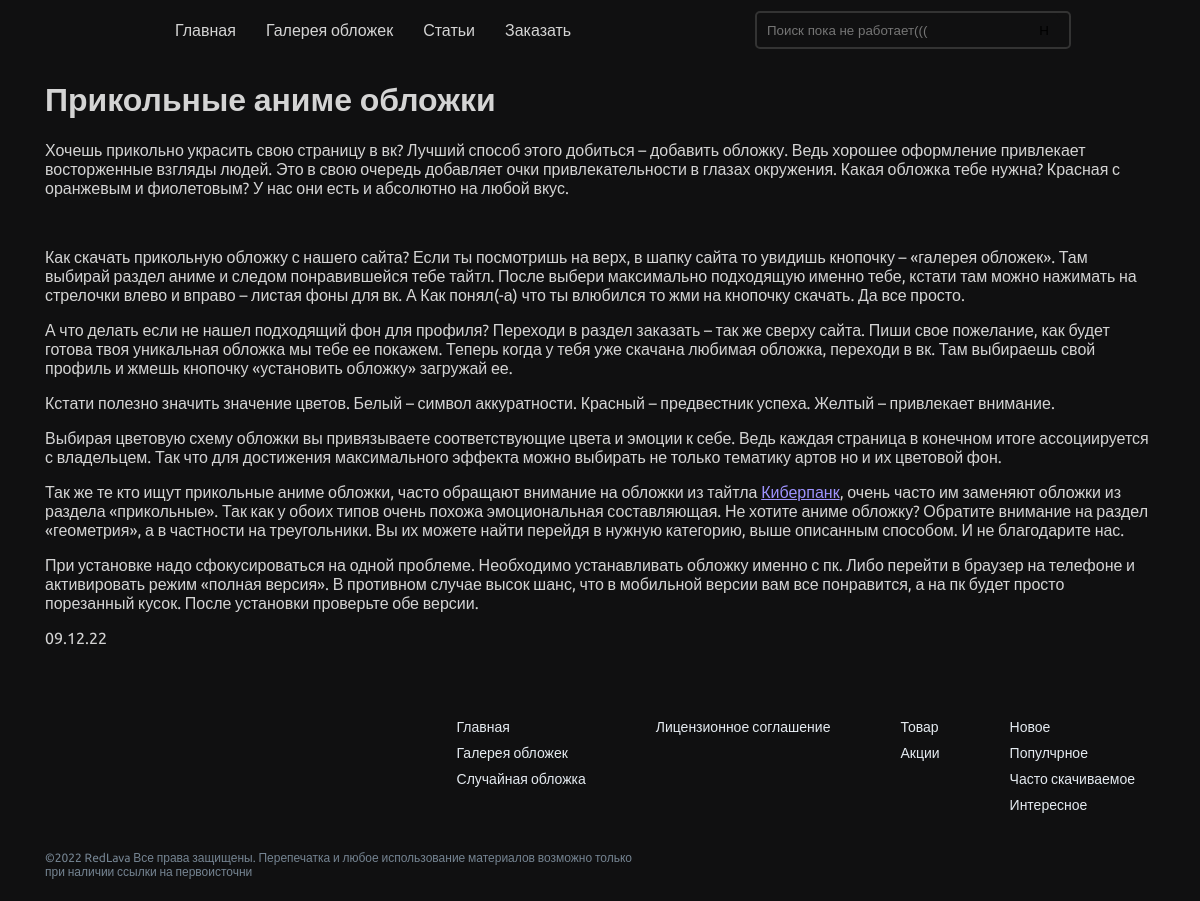
Page /katalog-statey/prikolnye_anime_oblozhki/ on the committed database.
### tables this page shows
CREATE TABLE `statii` (
  `id` int(6) NOT NULL,
  `s_name` varchar(255) NOT NULL,
  `s_kr_opis` varchar(255) NOT NULL,
  `s_kr_opis_S` varchar(255) NOT NULL,
  `s_text` text NOT NULL,
  `s_date` varchar(255) NOT NULL,
  `s_autor` varchar(255) NOT NULL,
  `s_show` varchar(255) NOT NULL,
  `url_s` varchar(200) NOT NULL,
  `img_s` varchar(200) NOT NULL
);

### index.php (called while the page is built, shortened)
<?php
spl_autoload_register(function ($class_name) {
    $class_name = str_replace('\\','/',$class_name);
    $class_name = strtolower($class_name);
});
$router = new \Mod\Router\Router;
?>

### page/stateya.php (called while the page is built, shortened)
<?php
Class stateya{
    public function main(){
        $data=[];
        $url = $_SERVER['HTTP_HOST'] . $_SERVER['REQUEST_URI'];
        $url1 = explode("/", $url);
        $url_stat = $url1[2];
        $sql = new \Mod\Sql\Sql;
        $connect = $sql->db_connect;
        $sth = $connect->prepare("SELECT * FROM `statii` WHERE `url_s` = ? LIMIT 1");
            $sth->execute(array($url_stat));
            $result_sql = $sth->fetch(\PDO::FETCH_ASSOC);
        $data["statiya"] = $result_sql;
        $seo = new \Mod\Seo\seo;
        $data["seo"] = $seo->main("katalog-statey");
        $data["seo"]["title"] = $data["statiya"]["s_name"];
        $data["seo"]["disc"] = $data["statiya"]["s_kr_opis"];
        $page = ["head","header","stateya","footer"];
        $vi = new \Mod\View\View();
        $vi->show($page,$data);
    }
}

### mod/router/router.php (called while the page is built, shortened)
<?php
Class Router{
    public $way = null;
    public function __construct(){
        $this->start();
    }
    public function way(){
        $this->way = $_SERVER['REQUEST_URI'];
        $this->way = explode("?",$this->way);
        $this->way = $this->way[0];
        return;
    }
    public function start(){
        $sql = new \Mod\Sql\Sql;
        $connect = $sql->db_connect;
            $sth = $connect->prepare("SELECT * FROM `router` WHERE `url` = ?");
            $sth->execute(array($this->way));
            $result_sql = $sth->fetch(\PDO::FETCH_ASSOC);
        $funct = $result_sql["funct"];
        $result = new $result_sql["class"];
        $result->$funct();
    }
}

### inter/thems/standart/stateya.php (the view, shortened to what this page needs)
<div class="container rules">
    <h1><?php echo $data["statiya"]["s_name"]; ?></h1>
    <?php echo $data["statiya"]["s_text"]; ?>
    <p><?php echo $data["statiya"]["s_date"]; ?></p>
</div>

### mod/view/view.php (shortened to what this page needs)
<?php
Class View{
    public function show($page,$data = null){
        $conf = new \Mod\View\Config;
        $thems = $conf->thems;
        foreach($page as $p){
            $file_name = MYPOS.'/inter/thems/'.$thems."/".$p.".php";
            if (file_exists($file_name)) {
                include  $file_name;
            }else{
                $log = new \Mod\Logs\Logs;
                $m = "Не найдет файл: ".$file_name;
                $log->loging("view", $m);
            }
        }
    }
}

### src/css/style1.css (style rules this page uses)
body { background-color:#101011 ; font-family: 'Ubuntu', sans-serif; color: #d4d4d4; margin: 0; padding: 0; }
a { color: inherit; text-decoration: none; }
.container { margin: 0 auto; width: 1110px; padding: 0 15px 0 15px; }
.rules h1 { font-size: 32px; }
.rules p { font-size: 16px; }
.rules p a { color:#9e93ff; text-decoration: underline; }

### rows in the picture
statii: s_name "Прикольные аниме обложки", s_text "Хочешь прикольно украсить свою страницу в вк? Лучший способ этого добиться – добавить обложку. Ведь хорошее оформление привлекает восторженные взгляды людей. Это в свою очередь добавляет очки привлекательности в глазах окружения. Какая обложка тебе нужна? Красная с оранжевым и фиолетовым? У нас они есть и абсолютно на любой вкус. Как скачать прикольную обложку с нашего сайта? Если ты посмотришь на верх, в шапку сайта то увидишь кнопочку – «галерея обложек». Там выбирай раздел аниме и следом понравившейся тебе тайтл. После выбери максимально подходящую именно тебе, кстати там можно нажимать на стрелочки влево и вправо – листая фоны для вк. А Как понял(-а) что ты влюбился то жми на кнопочку…", s_date "09.12.22"
